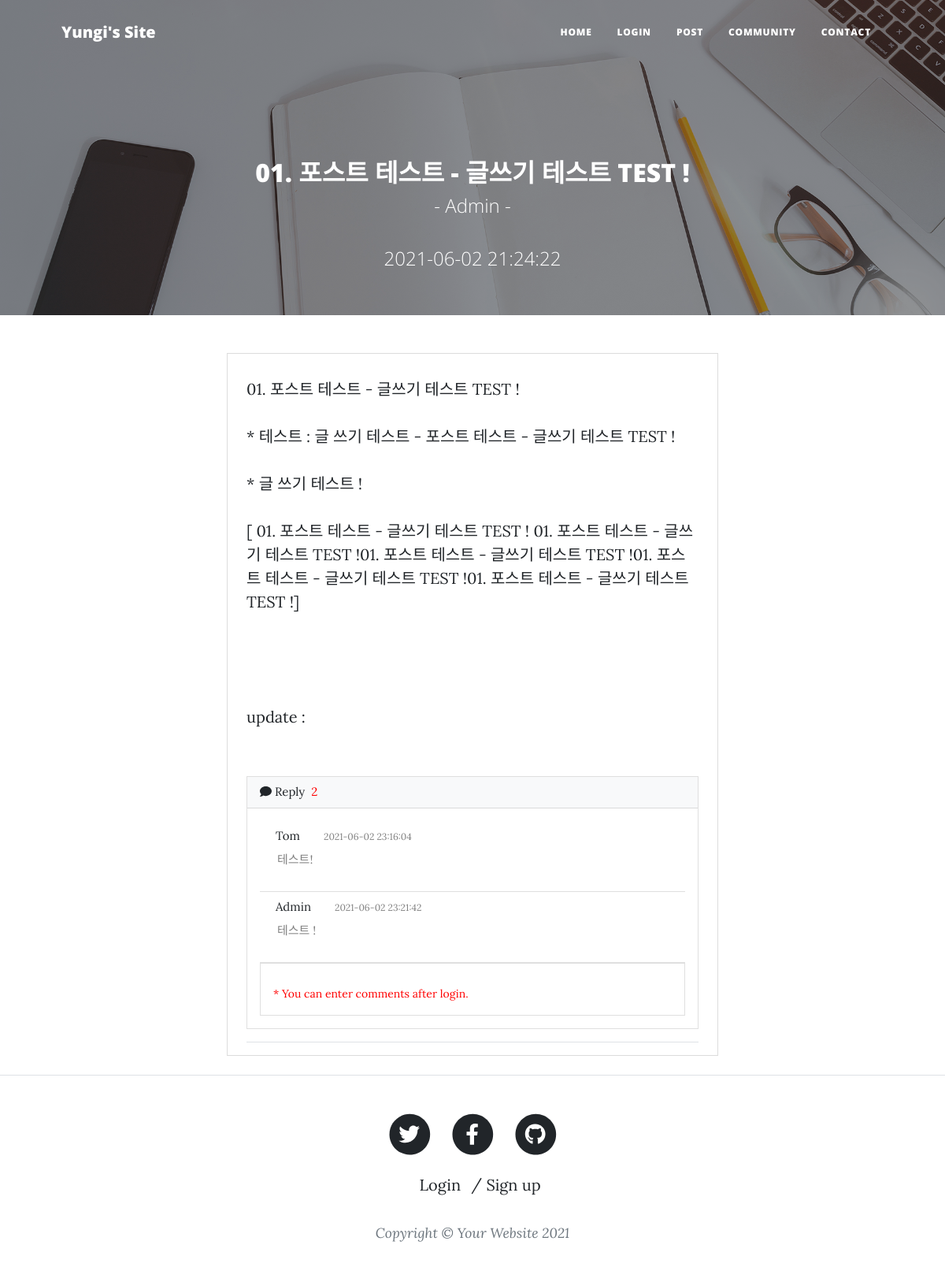
Screenshot of /dist/detailPost.php?id=1 with the database file from the repository.
### tables this page shows
CREATE TABLE `post` (
  `id` int(100) unsigned NOT NULL AUTO_INCREMENT,
  `title` varchar(100) NOT NULL,
  `contents` text NOT NULL,
  `regDate` datetime DEFAULT current_timestamp(),
  `updateDate` datetime DEFAULT NULL,
  `nickname` varchar(100) NOT NULL,
  `views` int(100) DEFAULT 0,
  PRIMARY KEY (`id`)
);

CREATE TABLE `reply` (
  `id` int(100) unsigned NOT NULL AUTO_INCREMENT,
  `regDate` datetime DEFAULT current_timestamp(),
  `upDateDate` datetime DEFAULT NULL,
  `relTypeCode` varchar(100) DEFAULT 'article',
  `relId` int(100) NOT NULL,
  `contents` text NOT NULL,
  `nickname` varchar(100) NOT NULL,
  PRIMARY KEY (`id`)
);

### dist/detailPost.php (the view, shortened to what this page needs)
<!DOCTYPE html>
<html lang="en">
    <head>
        <?php
            include "imports/head.php";
            if($_GET['id'] == null){
                ?>
                <script>window.location.href = 'myPage.php?cnt=0'; </script>
                <?php
            }else{
                $id = $_GET['id'];
                $sql = "SELECT * FROM post WHERE id = $id ORDER BY id DESC";
                $rs = mysqli_query($myConn, $sql);
                $article = mysqli_fetch_assoc($rs);
            }
         ?>
    </head>
    <body>
        <?php
            include "imports/navigation.php";
         ?>
        <header class="masthead" style=" height: 400px; background-image: url('assets/img/home-bg.jpg')">
            <div class="container position-relative px-4 px-lg-5">
                <div class="row gx-4 gx-lg-5 justify-content-center">
                    <div class="col-md-10 col-lg-8 col-xl-7">
                        <div class="site-heading">
                        <h2><?=$article['title']?></h2>
                            <span class="subheading">-  <?=$article['nickname']?> - </span>
                            <br>
                            <span class="subheading"> <?=$article['regDate']?></span>
                        </div>
                    </div>
                </div>
            </div>
        </header>
<main class="mb-4">
                <div class="row gx-4 gx-lg-5 justify-content-center" >
                    <div class="col-md-10 col-lg-8 col-xl-6" style="border: 1px solid #dcdcdc;">
                        <table class="table table-striped">
                            <br>
                            <?php $contents = str_replace("\n", "<br>", $article['contents']) ?>
                            <div style="width: 100%; margin-bottom:100px"><?=$contents?></div>
                        </table>
                        <span class="subheading"> update :  <?=$article['updateDate']?></span><br>
                        <?php if(isset($_SESSION['user'])){
                            if($_SESSION['user']['nickname'] == $article['nickname']){ ?>
                        <input type ="button" style ="font-size:14px;border-radius: 30px; margin-left:74%;" size="10" value="Modify" >
                        <input type ="button" style ="font-size:14px;border-radius: 30px; margin-left:1px" value="Delete" >
                        <?php } } ?> <br><br>
                    <div class="card mb-2">
                    <?php $sql = "SELECT COUNT(*) as count FROM reply WHERE relId = $id and reltypeCode = 'post'";
                                $rs = mysqli_query($myConn, $sql);
                                $count = mysqli_fetch_assoc($rs); ?>
                    <div class="card-header bg-light" style="font-size:15px">
                        <i class="fa fa-comment fa"></i> Reply &nbsp;<nav style="color:red; display: inline-block;"><?=$count['count']?></nav>
                    </div>
                    <div class="card-body">
                            <ul class="list-group list-group-flush">
                            <?php $sql = "select * from reply where relId = $id and reltypeCode = 'post'";
                                $rs = mysqli_query($myConn, $sql);
                                $replys = [];
                                while($reply = mysqli_fetch_assoc($rs)){
                                    $replys[] = $reply;
                                }
                            foreach($replys as $reply){ ?>
                            <li class="list-group-item">
                        <div class="form-inline mb-2" style="font-size:15px">
                                    &nbsp;<?=$reply['nickname']?> &nbsp;&nbsp;&nbsp;&nbsp; <div style="display:inline-block;font-size:12px; color:gray">&nbsp;  <?=$reply['regDate']?></div>
                                </div>
                                <div style="margin-left:6px;  width: 90%; margin-bottom:20px; color:gray; font-size:15px"><?=$reply['contents']?></div>
                                </li>
                                <?php }?>
                                <form action="doReply.php" method="get">
                                <li class="list-group-item">
                        <div class="form-inline mb-2" style="margin-top:20px;">
                        <?php if(!isset($_SESSION['user'])) {?>
                            <div style="font-size: 14px;color:red;">* You can enter comments after login.</div>
                        <?php } ?>
                                </li>
                                </form>
                            </ul>
                        </div>
                    </div>
                         <hr/>
                    </div>
                </div>
        </main>
        <?php include "imports/footer.php" ?>
    </body>
</html>

### dist/imports/head.php (shortened to what this page needs)
<link href="css/styles.css" rel="stylesheet" />

### dist/imports/navigation.php (shortened to what this page needs)
<nav class="navbar navbar-expand-lg navbar-light" id="mainNav">
    <div class="container px-4 px-lg-5">
        <a class="navbar-brand" href="index.php">Yungi's Site</a>
        <div class="collapse navbar-collapse" id="navbarResponsive">
            <ul class="navbar-nav ms-auto py-4 py-lg-0">
                <li class="nav-item"><a class="nav-link px-lg-3 py-3 py-lg-4" href="index.php">Home</a></li>
                <?php if(isset($_SESSION['user'])){ ?>
                <li class="nav-item"><a class="nav-link px-lg-3 py-3 py-lg-4" href="myPage.php?">my page</a></li>
                <?php }else{?>
                <li class="nav-item"><a class="nav-link px-lg-3 py-3 py-lg-4" href="login.php?chk=0">login</a></li>
                <?php } ?>
                <li class="nav-item"><a class="nav-link px-lg-3 py-3 py-lg-4" href="post.php">Post</a></li>
                <li class="nav-item"><a class="nav-link px-lg-3 py-3 py-lg-4" href="community.php">Community</a></li>
                <li class="nav-item"><a class="nav-link px-lg-3 py-3 py-lg-4" href="contact.php">Contact</a></li>
            </ul>
        </div>
    </div>
</nav>

### dist/imports/footer.php (shortened to what this page needs)
<footer class="border-top">
            <div class="container px-4 px-lg-5">
                <div class="row gx-4 gx-lg-5 justify-content-center">
                    <div class="col-md-10 col-lg-8 col-xl-7">
                        <ul class="list-inline text-center">
                            <li class="list-inline-item">
                                <a href="#!">
                                    <span class="fa-stack fa-lg">
                                        <i class="fas fa-circle fa-stack-2x"></i>
                                        <i class="fab fa-twitter fa-stack-1x fa-inverse"></i>
                                    </span>
                                </a>
                            </li>
                            <li class="list-inline-item">
                                <a href="#!">
                                    <span class="fa-stack fa-lg">
                                        <i class="fas fa-circle fa-stack-2x"></i>
                                        <i class="fab fa-facebook-f fa-stack-1x fa-inverse"></i>
                                    </span>
                                </a>
                            </li>
                            <li class="list-inline-item">
                                <a href="#!">
                                    <span class="fa-stack fa-lg">
                                        <i class="fas fa-circle fa-stack-2x"></i>
                                        <i class="fab fa-github fa-stack-1x fa-inverse"></i>
                                    </span>
                                </a>
                            </li>
                        </ul>
                        <ul class="list-inline text-center">
                            <li class="list-inline-item">
                            <?php if(isset($_SESSION['user'])){?>
                                <a href="myPage.php">
                                    <span class="fa-stack fa-lg" style="font-size:20px;">
                                    My&nbsp;page </span></a>&nbsp;&nbsp;&nbsp;&nbsp; &nbsp;/
                                <a href="doLogout.php">
                                    <span class="fa-stack fa-lg" style="font-size:20px;">
                                        Logout</span></a>
                            <?php }else{ ?>
                                <a href="login.php">
                                    <span class="fa-stack fa-lg" style="font-size:20px;">
                                        Login</span></a> &nbsp; / <a href="signUp.php">
                                    <span class="fa-stack fa-lg" style="font-size:20px;">
                                    Sign&nbsp;up </span></a>
                            <?php } ?>
                                    </li></ul>
                        <div class="small text-center text-muted fst-italic">Copyright &copy; Your Website 2021</div>
                    </div>
                </div>
            </div>
        </footer>

### rows the page displays
post: title "01. 포스트 테스트 - 글쓰기 테스트 TEST !", nickname "Admin", regDate "2021-06-02 21:24:22", contents "01. 포스트 테스트 - 글쓰기 테스트 TEST ! * 테스트 : 글 쓰기 테스트 - 포스트 테스트 - 글쓰기 테스트 TEST ! * 글 쓰기 테스트 ! [ 01. 포스트 테스트 - 글쓰기 테스트 TEST ! 01. 포스트 테스트 - 글쓰기 테스트 TEST !01. 포스트 테스트 - 글쓰기 테스트 TEST !01. 포스트 테스트 - 글쓰기 테스트 TEST !01. 포스트 테스트 - 글쓰기 테스트 TEST !]"
reply: nickname "Tom", regDate "2021-06-02 23:16:04", contents "테스트!"
reply: nickname "Admin", regDate "2021-06-02 23:21:42", contents "테스트 !"

### other values shown
$count['count'] "2"
